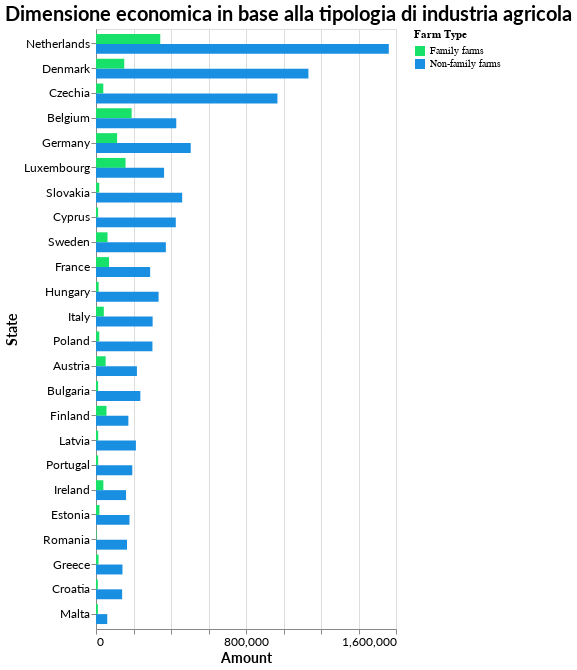

The notebook cell this image was saved under:
### Code cell
## DIMENSIONE ECONOMICA DISAGGREGATA PER AGRICOLTURA FAMILIARE

data = {
    'State': [
        "Netherlands", "Denmark", "Czechia", "Germany", "Slovakia",
        "Belgium", "Cyprus", "Sweden", "Luxembourg", "Hungary",
        "Italy", "Poland", "France", "Bulgaria", "Austria",
        "Latvia", "Portugal", "Estonia", "Finland", "Romania",
        "Ireland", "Greece", "Croatia", "Malta"
    ],
    'Family farms': [
        342715, 150726, 38918, 112671, 17269,
        190142, 11284, 61471, 157590, 14176,
        41685, 17483, 69573, 11093, 51516,
        11694, 11633, 18376, 56044, 2747,
        39206, 13548, 9755, 10199
    ],
    'Non-family farms': [
        1561584, 1132872, 967711, 505254, 459554,
        428045, 425576, 372636, 362996, 333781,
        302042, 301017, 288669, 236461, 218328,
        212858, 193493, 178690, 172654, 165456,
        160280, 141157, 139381, 60006
    ]
}

df_econ_family = pd.DataFrame(data)

df_m_econ_family = df_econ_family.melt(id_vars=['State'], var_name='Farm Type', value_name='Amount')

# Define custom color mapping
color_scale = alt.Scale(
    domain=['Family farms', 'Non-family farms'],
    range=['#18E169', '#188FE1']
)

chart = alt.Chart(df_m_econ_family).mark_bar().encode(
    y=alt.Y('State:N', sort="-x", title='State'),
    x=alt.X('Amount:Q', title='Amount'),
    color=alt.Color('Farm Type:N', scale=color_scale),
    tooltip=[alt.Tooltip('State:N'), alt.Tooltip('Farm Type:N'), alt.Tooltip('Amount:Q', format=',')],
    yOffset=alt.YOffset('Farm Type:N')
).properties(
    width="container",
    height=600,
    title='Dimensione economica in base alla tipologia di industria agricola'
)

'''chart = chart.encode(
    y=alt.Y('State:N', title='State'),
    x='Amount',
    xOffset=alt.XOffset('Farm Type:N')
)'''

chart.show()

### Figure 1 — Vega-Lite specification as saved in the notebook (floating-point values rounded to 4 significant figures)
{"config": {"background": "transparent", "title": {"font": "Lato", "fontSize": 20, "anchor": "start", "color": "black"}, "axis": {"labelFont": "Lato", "titleFont": "Lato", "labelFontSize": 12, "titleFontSize": 14}}, "data": {"name": "data-47f1a3cdc4bec9036d10c7a2fee07029"}, "mark": {"type": "bar"}, "encoding": {"color": {"field": "Farm Type", "scale": {"domain": ["Family farms", "Non-family farms"], "range": ["#18E169", "#188FE1"]}, "type": "nominal"}, "tooltip": [{"field": "State", "type": "nominal"}, {"field": "Farm Type", "type": "nominal"}, {"field": "Amount", "format": ",", "type": "quantitative"}], "x": {"field": "Amount", "title": "Amount", "type": "quantitative"}, "y": {"field": "State", "sort": "-x", "title": "State", "type": "nominal"}, "yOffset": {"field": "Farm Type", "type": "nominal"}}, "height": 600, "title": "Dimensione economica in base alla tipologia di industria agricola", "width": "container", "$schema": "https://vega.github.io/schema/vega-lite/v5.17.0.json", "datasets": {"data-47f1a3cdc4bec9036d10c7a2fee07029": [{"State": "Netherlands", "Farm Type": "Family farms", "Amount": 342715}, {"State": "Denmark", "Farm Type": "Family farms", "Amount": 150726}, {"State": "Czechia", "Farm Type": "Family farms", "Amount": 38918}, {"State": "Germany", "Farm Type": "Family farms", "Amount": 112671}, {"State": "Slovakia", "Farm Type": "Family farms", "Amount": 17269}, {"State": "Belgium", "Farm Type": "Family farms", "Amount": 190142}, {"State": "Cyprus", "Farm Type": "Family farms", "Amount": 11284}, {"State": "Sweden", "Farm Type": "Family farms", "Amount": 61471}, {"State": "Luxembourg", "Farm Type": "Family farms", "Amount": 157590}, {"State": "Hungary", "Farm Type": "Family farms", "Amount": 14176}, {"State": "Italy", "Farm Type": "Family farms", "Amount": 41685}, {"State": "Poland", "Farm Type": "Family farms", "Amount": 17483}, {"State": "France", "Farm Type": "Family farms", "Amount": 69573}, {"State": "Bulgaria", "Farm Type": "Family farms", "Amount": 11093}, {"State": "Austria", "Farm Type": "Family farms", "Amount": 51516}, {"State": "Latvia", "Farm Type": "Family farms", "Amount": 11694}, {"State": "Portugal", "Farm Type": "Family farms", "Amount": 11633}, {"State": "Estonia", "Farm Type": "Family farms", "Amount": 18376}, {"State": "Finland", "Farm Type": "Family farms", "Amount": 56044}, {"State": "Romania", "Farm Type": "Family farms", "Amount": 2747}, {"State": "Ireland", "Farm Type": "Family farms", "Amount": 39206}, {"State": "Greece", "Farm Type": "Family farms", "Amount": 13548}, {"State": "Croatia", "Farm Type": "Family farms", "Amount": 9755}, {"State": "Malta", "Farm Type": "Family farms", "Amount": 10199}, {"State": "Netherlands", "Farm Type": "Non-family farms", "Amount": 1561584}, {"State": "Denmark", "Farm Type": "Non-family farms", "Amount": 1132872}, {"State": "Czechia", "Farm Type": "Non-family farms", "Amount": 967711}, {"State": "Germany", "Farm Type": "Non-family farms", "Amount": 505254}, {"State": "Slovakia", "Farm Type": "Non-family farms", "Amount": 459554}, {"State": "Belgium", "Farm Type": "Non-family farms", "Amount": 428045}, {"State": "Cyprus", "Farm Type": "Non-family farms", "Amount": 425576}, {"State": "Sweden", "Farm Type": "Non-family farms", "Amount": 372636}, {"State": "Luxembourg", "Farm Type": "Non-family farms", "Amount": 362996}, {"State": "Hungary", "Farm Type": "Non-family farms", "Amount": 333781}, {"State": "Italy", "Farm Type": "Non-family farms", "Amount": 302042}, {"State": "Poland", "Farm Type": "Non-family farms", "Amount": 301017}, {"State": "France", "Farm Type": "Non-family farms", "Amount": 288669}, {"State": "Bulgaria", "Farm Type": "Non-family farms", "Amount": 236461}, {"State": "Austria", "Farm Type": "Non-family farms", "Amount": 218328}, {"State": "Latvia", "Farm Type": "Non-family farms", "Amount": 212858}, {"State": "Portugal", "Farm Type": "Non-family farms", "Amount": 193493}, {"State": "Estonia", "Farm Type": "Non-family farms", "Amount": 178690}, {"State": "Finland", "Farm Type": "Non-family farms", "Amount": 172654}, {"State": "Romania", "Farm Type": "Non-family farms", "Amount": 165456}, {"State": "Ireland", "Farm Type": "Non-family farms", "Amount": 160280}, {"State": "Greece", "Farm Type": "Non-family farms", "Amount": 141157}, {"State": "Croatia", "Farm Type": "Non-family farms", "Amount": 139381}, {"State": "Malta", "Farm Type": "Non-family farms", "Amount": 60006}]}}
